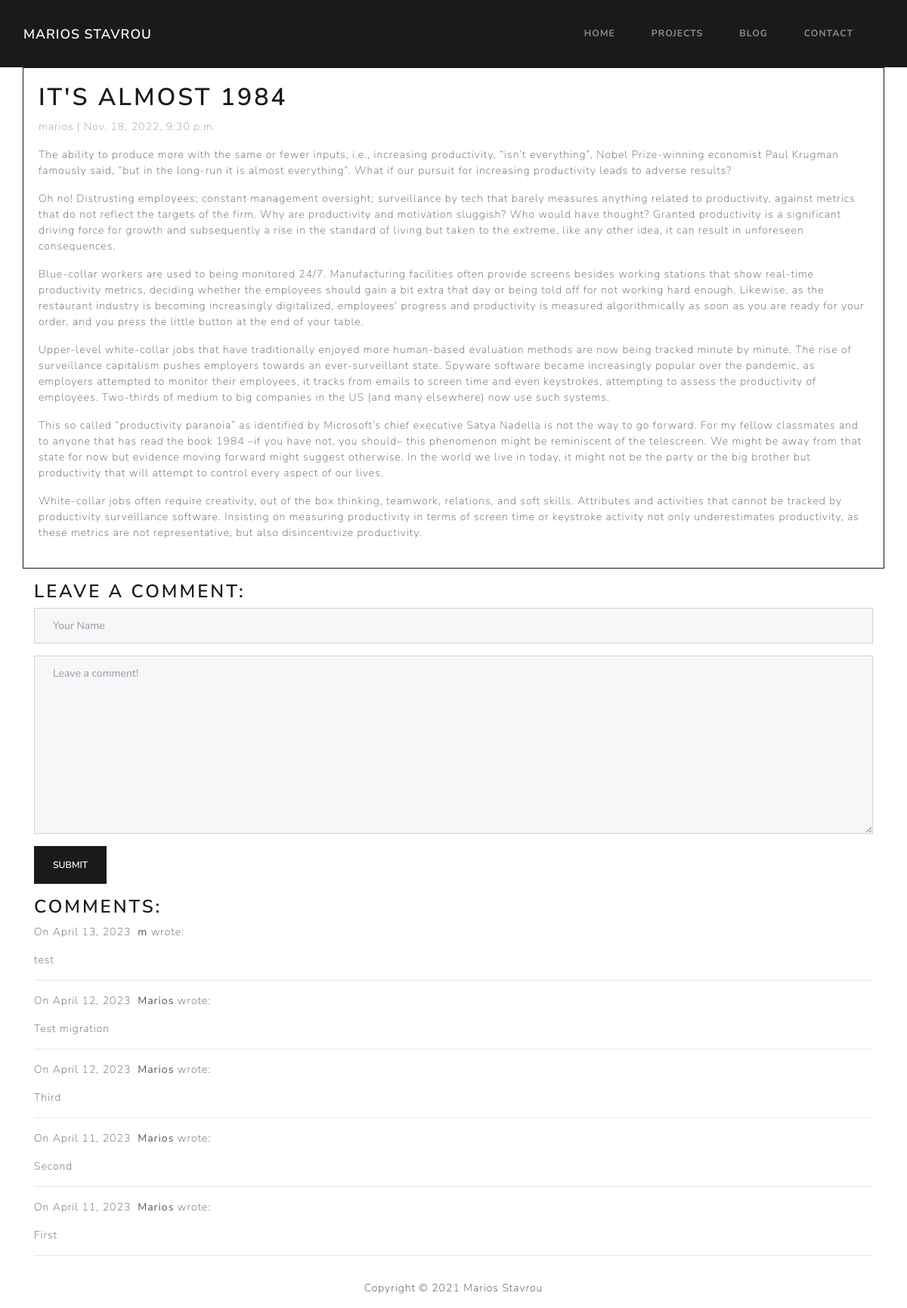
Page /blog/almost/ on the committed database.
### App/models.py (models this page shows, shortened)
class Post(models.Model):
    title = models.CharField(max_length=200, unique=True)
    slug = models.SlugField(max_length=200, unique=True)
    author = models.ForeignKey(User, on_delete=models.CASCADE, related_name='blog_posts')
    created_on = models.DateTimeField(auto_now_add=True)
    updated_on = models.DateTimeField(auto_now=True)
    content = RichTextField()
    status = models.IntegerField(choices=STATUS, default=0)
    class Meta:
        ordering = ['-created_on']
    def __str__(self):
        return self.title

class Comment(models.Model):
    author = models.CharField(max_length=60)
    body = models.TextField()
    created_on = models.DateTimeField(auto_now_add=True)
    post = models.ForeignKey(Post, on_delete=models.CASCADE)
    class Meta:
        ordering = ['-created_on']

### App/views.py (the view, shortened to what this page needs)
# urls.py: path('blog/<slug:slug>/', views.blog_detail, name='post_detail'),
def blog_detail(request, slug):
    post = Post.objects.get(slug=slug)
    print(post)
    form = CommentForm()
    try:
        comments = Comment.objects.filter(post=post)
    except Comment.DoesNotExist:
        comments = None
    context = {
        "post": post,
        "comments": comments,
        "form": form,
    }
    return render(request, "post_detail.html", context)

### App/forms.py
class CommentForm(forms.Form):
    author = forms.CharField(
        max_length=60,
        widget=forms.TextInput(attrs={
            "class": "form-control",
            "placeholder": "Your Name"
        })
    )
    body = forms.CharField(widget=forms.Textarea(
        attrs={
            "class": "form-control",
            "placeholder": "Leave a comment!"
        })
    )

### App/templates/post_detail.html (shortened to what this page needs)
{% extends 'base.html' %}
{% block content %}
<div class="container">
  <div class="row">
    <div class="card border-primary mb-3">
      <div class="card-body">
        <h1>{% block title %} {{ post.title }} {% endblock title %}</h1>
        <p class=" text-muted">{{ post.author }} | {{ post.created_on }}</p>
        <p class="card-text ">{{ post.content |safe }}</p>
      </div>
    </div>
  </div>
    <div>
            <h3>Leave a comment:</h3>
    <form action="/blog/{{ post.slug }}/" method="post">
        <div class="form-group">
            {{ form.author }}
        </div>
        <div class="form-group">
            {{ form.body }}
        </div>
        <button type="submit" class="btn btn-primary">Submit</button>
    </form>
    <h3>Comments:</h3>
    {% for comment in comments %}
    <p>
        On {{comment.created_on.date }}&nbsp;
        <b>{{ comment.author }}</b> wrote:
    </p>
    <p>{{ comment.body }}</p>
    <hr>
    {% endfor %}
    </div>
</div>
{% endblock content %}

### rows in the picture
Post: title "IT'S ALMOST 1984", author "marios", created_on "Nov. 18, 2022, 9:30 p.m.", content "The ability to produce more with the same or fewer inputs, i.e., increasing productivity, “isn’t everything”, Nobel Prize-winning economist Paul Krugman famously said, “but in the long-run it is almost everything”. What if our pursuit for increasing productivity leads to adverse results? Oh no! Distrusting employees; constant management oversight; surveillance by tech that barely measures anything related to productivity, against metrics that do not reflect the targets of the firm. Why are productivity and motivation sluggish? Who would have thought? Granted productivity is a significant driving force for growth and subsequently a rise in the standard of living but taken to the extreme,…"
Comment: created_on "April 13, 2023", author "m", body "test"
Comment: created_on "April 12, 2023", author "Marios", body "Test migration"
Comment: created_on "April 12, 2023", author "Marios", body "Third"
Comment: created_on "April 11, 2023", author "Marios", body "Second"
Comment: created_on "April 11, 2023", author "Marios", body "First"
